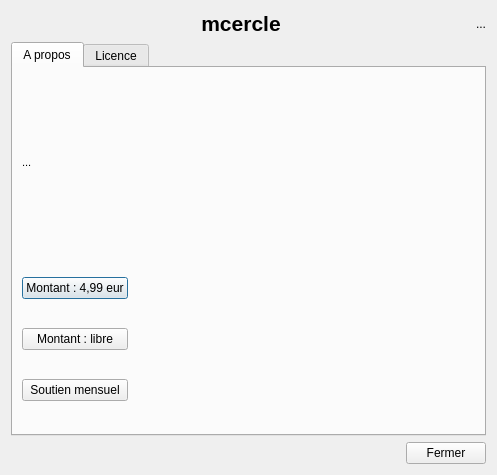
<?xml version="1.0" encoding="UTF-8"?>
<ui version="4.0">
 <class>about</class>
 <widget class="QDialog" name="about">
  <property name="geometry">
   <rect>
    <x>0</x>
    <y>0</y>
    <width>497</width>
    <height>475</height>
   </rect>
  </property>
  <property name="windowTitle">
   <string>A propos</string>
  </property>
  <property name="windowIcon">
   <iconset resource="../ressources.qrc">
    <normaloff>:/app/help</normaloff>:/app/help</iconset>
  </property>
  <layout class="QGridLayout" name="gridLayout">
   <item row="0" column="0">
    <layout class="QVBoxLayout" name="verticalLayout">
     <item>
      <layout class="QHBoxLayout" name="horizontalLayout_2">
       <item>
        <spacer name="horizontalSpacer_4">
         <property name="orientation">
          <enum>Qt::Horizontal</enum>
         </property>
         <property name="sizeHint" stdset="0">
          <size>
           <width>40</width>
           <height>20</height>
          </size>
         </property>
        </spacer>
       </item>
       <item>
        <widget class="QLabel" name="label">
         <property name="text">
          <string>&lt;!DOCTYPE HTML PUBLIC &quot;-//W3C//DTD HTML 4.0//EN&quot; &quot;http://www.w3.org/TR/REC-html40/strict.dtd&quot;&gt;
&lt;html&gt;&lt;head&gt;&lt;meta name=&quot;qrichtext&quot; content=&quot;1&quot; /&gt;&lt;style type=&quot;text/css&quot;&gt;
p, li { white-space: pre-wrap; }
&lt;/style&gt;&lt;/head&gt;&lt;body style=&quot; font-family:'Ubuntu'; font-size:9pt; font-weight:400; font-style:normal;&quot;&gt;
&lt;p align=&quot;center&quot; style=&quot; margin-top:0px; margin-bottom:0px; margin-left:0px; margin-right:0px; -qt-block-indent:0; text-indent:0px;&quot;&gt;&lt;span style=&quot; font-size:16pt; font-weight:600;&quot;&gt;mcercle&lt;/span&gt;&lt;/p&gt;&lt;/body&gt;&lt;/html&gt;</string>
         </property>
        </widget>
       </item>
       <item>
        <spacer name="horizontalSpacer_3">
         <property name="orientation">
          <enum>Qt::Horizontal</enum>
         </property>
         <property name="sizeHint" stdset="0">
          <size>
           <width>40</width>
           <height>20</height>
          </size>
         </property>
        </spacer>
       </item>
       <item>
        <widget class="QLabel" name="label_ico">
         <property name="text">
          <string>...</string>
         </property>
        </widget>
       </item>
      </layout>
     </item>
     <item>
      <widget class="QTabWidget" name="tabWidget">
       <property name="currentIndex">
        <number>0</number>
       </property>
       <widget class="QWidget" name="tab">
        <attribute name="title">
         <string>A propos</string>
        </attribute>
        <layout class="QHBoxLayout" name="horizontalLayout_4">
         <item>
          <layout class="QVBoxLayout" name="verticalLayout_2">
           <item>
            <widget class="QLabel" name="label_apropos">
             <property name="text">
              <string>&lt;!DOCTYPE HTML PUBLIC &quot;-//W3C//DTD HTML 4.0//EN&quot; &quot;http://www.w3.org/TR/REC-html40/strict.dtd&quot;&gt;
&lt;html&gt;&lt;head&gt;&lt;meta name=&quot;qrichtext&quot; content=&quot;1&quot; /&gt;&lt;style type=&quot;text/css&quot;&gt;
p, li { white-space: pre-wrap; }
&lt;/style&gt;&lt;/head&gt;&lt;body style=&quot; font-family:'MS Shell Dlg 2'; font-size:8.25pt; font-weight:400; font-style:normal;&quot;&gt;
&lt;p style=&quot; margin-top:0px; margin-bottom:0px; margin-left:0px; margin-right:0px; -qt-block-indent:0; text-indent:0px;&quot;&gt;&lt;span style=&quot; font-size:8pt;&quot;&gt;...&lt;/span&gt;&lt;/p&gt;&lt;/body&gt;&lt;/html&gt;</string>
             </property>
            </widget>
           </item>
           <item>
            <layout class="QHBoxLayout" name="horizontalLayout_don">
             <item>
              <layout class="QVBoxLayout" name="verticalLayout_4">
               <item>
                <widget class="QPushButton" name="pushButton_don">
                 <property name="text">
                  <string>Montant : 4,99 eur</string>
                 </property>
                 <property name="iconSize">
                  <size>
                   <width>124</width>
                   <height>26</height>
                  </size>
                 </property>
                 <property name="default">
                  <bool>false</bool>
                 </property>
                 <property name="flat">
                  <bool>false</bool>
                 </property>
                </widget>
               </item>
               <item>
                <widget class="QPushButton" name="pushButton_donFree">
                 <property name="text">
                  <string>Montant : libre</string>
                 </property>
                </widget>
               </item>
               <item>
                <widget class="QPushButton" name="pushButton_donmonthly">
                 <property name="text">
                  <string>Soutien mensuel</string>
                 </property>
                </widget>
               </item>
              </layout>
             </item>
             <item>
              <spacer name="horizontalSpacer_2">
               <property name="orientation">
                <enum>Qt::Horizontal</enum>
               </property>
               <property name="sizeHint" stdset="0">
                <size>
                 <width>40</width>
                 <height>20</height>
                </size>
               </property>
              </spacer>
             </item>
             <item>
              <widget class="QLabel" name="label_paypaloptions">
               <property name="toolTip">
                <string>Sécurisé avec PAYPAL</string>
               </property>
               <property name="text">
                <string/>
               </property>
               <property name="pixmap">
                <pixmap resource="../ressources.qrc">:/app/don1</pixmap>
               </property>
               <property name="scaledContents">
                <bool>true</bool>
               </property>
              </widget>
             </item>
             <item>
              <widget class="QLabel" name="label_don">
               <property name="toolTip">
                <string>Merci beaucoup !</string>
               </property>
               <property name="text">
                <string/>
               </property>
               <property name="pixmap">
                <pixmap resource="../ressources.qrc">:/app/heart</pixmap>
               </property>
              </widget>
             </item>
            </layout>
           </item>
          </layout>
         </item>
        </layout>
       </widget>
       <widget class="QWidget" name="tab_3">
        <attribute name="title">
         <string>Licence</string>
        </attribute>
        <layout class="QHBoxLayout" name="horizontalLayout_5">
         <item>
          <layout class="QVBoxLayout" name="verticalLayout_3">
           <item>
            <widget class="QTextEdit" name="textEditLicence">
             <property name="locale">
              <locale language="English" country="UnitedStates"/>
             </property>
             <property name="readOnly">
              <bool>true</bool>
             </property>
             <property name="html">
              <string>&lt;!DOCTYPE HTML PUBLIC &quot;-//W3C//DTD HTML 4.0//EN&quot; &quot;http://www.w3.org/TR/REC-html40/strict.dtd&quot;&gt;
&lt;html&gt;&lt;head&gt;&lt;meta name=&quot;qrichtext&quot; content=&quot;1&quot; /&gt;&lt;style type=&quot;text/css&quot;&gt;
p, li { white-space: pre-wrap; }
&lt;/style&gt;&lt;/head&gt;&lt;body style=&quot; font-family:'Sans Serif'; font-size:9pt; font-weight:400; font-style:normal;&quot;&gt;
&lt;p style=&quot; margin-top:0px; margin-bottom:0px; margin-left:0px; margin-right:0px; -qt-block-indent:0; text-indent:0px;&quot;&gt;&lt;span style=&quot; font-family:'Ubuntu'; font-weight:600;&quot;&gt;En utilisant ce logiciel vous acceptez la licence.&lt;/span&gt;&lt;/p&gt;
&lt;p style=&quot; margin-top:0px; margin-bottom:0px; margin-left:0px; margin-right:0px; -qt-block-indent:0; text-indent:0px;&quot;&gt;&lt;span style=&quot; font-family:'Ubuntu'; font-weight:600;&quot;&gt;L'auteur ne pourra pas être tenue pour responsable d'éventuelles pertes de données ou d'erreurs de calcul.&lt;/span&gt;&lt;/p&gt;
&lt;p align=&quot;center&quot; style=&quot; margin-top:0px; margin-bottom:0px; margin-left:0px; margin-right:0px; -qt-block-indent:0; text-indent:0px;&quot;&gt;&lt;img src=&quot;:/app/logo&quot; /&gt;&lt;/p&gt;
&lt;p style=&quot;-qt-paragraph-type:empty; margin-top:0px; margin-bottom:0px; margin-left:0px; margin-right:0px; -qt-block-indent:0; text-indent:0px; font-family:'Ubuntu';&quot;&gt;&lt;br /&gt;&lt;/p&gt;
&lt;p style=&quot; margin-top:0px; margin-bottom:0px; margin-left:0px; margin-right:0px; -qt-block-indent:0; text-indent:0px;&quot;&gt;&lt;span style=&quot; font-family:'Ubuntu'; text-decoration: underline;&quot;&gt;Guide rapide de la GPLv3:&lt;/span&gt;&lt;/p&gt;
&lt;p style=&quot; margin-top:0px; margin-bottom:0px; margin-left:0px; margin-right:0px; -qt-block-indent:0; text-indent:0px;&quot;&gt;&lt;a href=&quot;http://www.gnu.org/licenses/quick-guide-gplv3.html&quot;&gt;&lt;span style=&quot; font-family:'Ubuntu'; text-decoration: underline; color:#0057ae;&quot;&gt;http://www.gnu.org/licenses/quick-guide-gplv3.html&lt;/span&gt;&lt;/a&gt;&lt;/p&gt;
&lt;p style=&quot;-qt-paragraph-type:empty; margin-top:0px; margin-bottom:0px; margin-left:0px; margin-right:0px; -qt-block-indent:0; text-indent:0px; font-family:'Ubuntu';&quot;&gt;&lt;br /&gt;&lt;/p&gt;
&lt;p style=&quot; margin-top:0px; margin-bottom:0px; margin-left:0px; margin-right:0px; -qt-block-indent:0; text-indent:0px;&quot;&gt;&lt;span style=&quot; font-family:'Ubuntu'; text-decoration: underline;&quot;&gt;GNU General Public License:&lt;/span&gt;&lt;/p&gt;
&lt;p style=&quot; margin-top:0px; margin-bottom:0px; margin-left:0px; margin-right:0px; -qt-block-indent:0; text-indent:0px;&quot;&gt;&lt;span style=&quot; font-family:'Ubuntu';&quot;&gt;This program is free software: you can redistribute it and/or modify&lt;/span&gt;&lt;/p&gt;
&lt;p style=&quot; margin-top:0px; margin-bottom:0px; margin-left:0px; margin-right:0px; -qt-block-indent:0; text-indent:0px;&quot;&gt;&lt;span style=&quot; font-family:'Ubuntu';&quot;&gt;it under the terms of the GNU General Public License as published by&lt;/span&gt;&lt;/p&gt;
&lt;p style=&quot; margin-top:0px; margin-bottom:0px; margin-left:0px; margin-right:0px; -qt-block-indent:0; text-indent:0px;&quot;&gt;&lt;span style=&quot; font-family:'Ubuntu';&quot;&gt;the Free Software Foundation, either version 3 of the License, or&lt;/span&gt;&lt;/p&gt;
&lt;p style=&quot; margin-top:0px; margin-bottom:0px; margin-left:0px; margin-right:0px; -qt-block-indent:0; text-indent:0px;&quot;&gt;&lt;span style=&quot; font-family:'Ubuntu';&quot;&gt;(at your option) any later version.&lt;/span&gt;&lt;/p&gt;
&lt;p style=&quot;-qt-paragraph-type:empty; margin-top:0px; margin-bottom:0px; margin-left:0px; margin-right:0px; -qt-block-indent:0; text-indent:0px; font-family:'Ubuntu';&quot;&gt;&lt;br /&gt;&lt;/p&gt;
&lt;p style=&quot; margin-top:0px; margin-bottom:0px; margin-left:0px; margin-right:0px; -qt-block-indent:0; text-indent:0px;&quot;&gt;&lt;span style=&quot; font-family:'Ubuntu';&quot;&gt;This program is distributed in the hope that it will be useful,&lt;/span&gt;&lt;/p&gt;
&lt;p style=&quot; margin-top:0px; margin-bottom:0px; margin-left:0px; margin-right:0px; -qt-block-indent:0; text-indent:0px;&quot;&gt;&lt;span style=&quot; font-family:'Ubuntu';&quot;&gt;but WITHOUT ANY WARRANTY; without even the implied warranty of&lt;/span&gt;&lt;/p&gt;
&lt;p style=&quot; margin-top:0px; margin-bottom:0px; margin-left:0px; margin-right:0px; -qt-block-indent:0; text-indent:0px;&quot;&gt;&lt;span style=&quot; font-family:'Ubuntu';&quot;&gt;MERCHANTABILITY or FITNESS FOR A PARTICULAR PURPOSE. See the&lt;/span&gt;&lt;/p&gt;
&lt;p style=&quot; margin-top:0px; margin-bottom:0px; margin-left:0px; margin-right:0px; -qt-block-indent:0; text-indent:0px;&quot;&gt;&lt;span style=&quot; font-family:'Ubuntu';&quot;&gt;GNU General Public License for more details.&lt;/span&gt;&lt;/p&gt;
&lt;p style=&quot;-qt-paragraph-type:empty; margin-top:0px; margin-bottom:0px; margin-left:0px; margin-right:0px; -qt-block-indent:0; text-indent:0px; font-family:'Ubuntu';&quot;&gt;&lt;br /&gt;&lt;/p&gt;
&lt;p style=&quot; margin-top:0px; margin-bottom:0px; margin-left:0px; margin-right:0px; -qt-block-indent:0; text-indent:0px;&quot;&gt;&lt;span style=&quot; font-family:'Ubuntu';&quot;&gt;You should have received a copy of the GNU General Public License&lt;/span&gt;&lt;/p&gt;
&lt;p style=&quot; margin-top:0px; margin-bottom:0px; margin-left:0px; margin-right:0px; -qt-block-indent:0; text-indent:0px;&quot;&gt;&lt;span style=&quot; font-family:'Ubuntu';&quot;&gt;along with this program. If not, see &amp;lt;&lt;/span&gt;&lt;a href=&quot;http://www.gnu.org/licenses/&quot;&gt;&lt;span style=&quot; font-family:'Ubuntu'; text-decoration: underline; color:#0057ae;&quot;&gt;http://www.gnu.org/licenses/&lt;/span&gt;&lt;/a&gt;&lt;span style=&quot; font-family:'Ubuntu';&quot;&gt;&amp;gt;.&lt;/span&gt;&lt;/p&gt;
&lt;p style=&quot;-qt-paragraph-type:empty; margin-top:0px; margin-bottom:0px; margin-left:0px; margin-right:0px; -qt-block-indent:0; text-indent:0px; font-family:'Ubuntu';&quot;&gt;&lt;br /&gt;&lt;/p&gt;
&lt;p style=&quot; margin-top:0px; margin-bottom:0px; margin-left:0px; margin-right:0px; -qt-block-indent:0; text-indent:0px;&quot;&gt;&lt;span style=&quot; font-family:'Ubuntu'; font-size:10pt; font-weight:600; text-decoration: underline;&quot;&gt;Composants:&lt;/span&gt;&lt;/p&gt;
&lt;p style=&quot;-qt-paragraph-type:empty; margin-top:0px; margin-bottom:0px; margin-left:0px; margin-right:0px; -qt-block-indent:0; text-indent:0px; font-family:'Ubuntu'; font-weight:600; text-decoration: underline;&quot;&gt;&lt;br /&gt;&lt;/p&gt;
&lt;p style=&quot; margin-top:0px; margin-bottom:0px; margin-left:0px; margin-right:0px; -qt-block-indent:0; text-indent:0px;&quot;&gt;&lt;span style=&quot; font-family:'MS Shell Dlg 2'; font-weight:600;&quot;&gt;QCustomPlot&lt;/span&gt;&lt;span style=&quot; font-family:'MS Shell Dlg 2';&quot;&gt; is a Qt C++ widget for plotting and data visualization. It has no further dependencies and is &lt;/span&gt;&lt;a href=&quot;http://www.qcustomplot.com/index.php/support/documentation&quot;&gt;&lt;span style=&quot; font-family:'MS Shell Dlg 2'; text-decoration: underline; color:#0000ff;&quot;&gt;fully documented&lt;/span&gt;&lt;/a&gt;&lt;span style=&quot; font-family:'MS Shell Dlg 2';&quot;&gt;. This plotting library focuses on making good looking, publication quality 2D plots, graphs and charts, as well as offering high performance for realtime visualization applications. Have a look at the &lt;/span&gt;&lt;a href=&quot;http://www.qcustomplot.com/index.php/tutorials/settingup&quot;&gt;&lt;span style=&quot; font-family:'MS Shell Dlg 2'; text-decoration: underline; color:#0000ff;&quot;&gt;Setting Up&lt;/span&gt;&lt;/a&gt;&lt;span style=&quot; font-family:'MS Shell Dlg 2';&quot;&gt; and the &lt;/span&gt;&lt;a href=&quot;http://www.qcustomplot.com/index.php/tutorials/basicplotting&quot;&gt;&lt;span style=&quot; font-family:'MS Shell Dlg 2'; text-decoration: underline; color:#0000ff;&quot;&gt;Basic Plotting&lt;/span&gt;&lt;/a&gt;&lt;span style=&quot; font-family:'MS Shell Dlg 2';&quot;&gt; tutorials to get started.&lt;/span&gt;&lt;/p&gt;
&lt;p style=&quot;-qt-paragraph-type:empty; margin-top:0px; margin-bottom:0px; margin-left:0px; margin-right:0px; -qt-block-indent:0; text-indent:0px; font-family:'MS Shell Dlg 2';&quot;&gt;&lt;br /&gt;&lt;/p&gt;
&lt;p style=&quot; margin-top:0px; margin-bottom:0px; margin-left:0px; margin-right:0px; -qt-block-indent:0; text-indent:0px;&quot;&gt;&lt;span style=&quot; font-family:'MS Shell Dlg 2';&quot;&gt;Licence : GPLV3&lt;/span&gt;&lt;/p&gt;
&lt;p style=&quot; margin-top:0px; margin-bottom:0px; margin-left:0px; margin-right:0px; -qt-block-indent:0; text-indent:0px;&quot;&gt;&lt;span style=&quot; font-family:'MS Shell Dlg 2';&quot;&gt;Site Internet: &lt;/span&gt;&lt;a href=&quot;http://www.qcustomplot.com/&quot;&gt;&lt;span style=&quot; font-family:'MS Shell Dlg 2'; font-size:8pt; text-decoration: underline; color:#0000ff;&quot;&gt;http://www.qcustomplot.com/&lt;/span&gt;&lt;/a&gt;&lt;/p&gt;
&lt;p style=&quot;-qt-paragraph-type:empty; margin-top:0px; margin-bottom:0px; margin-left:0px; margin-right:0px; -qt-block-indent:0; text-indent:0px; font-family:'MS Shell Dlg 2'; font-size:8pt;&quot;&gt;&lt;br /&gt;&lt;/p&gt;&lt;/body&gt;&lt;/html&gt;</string>
             </property>
            </widget>
           </item>
          </layout>
         </item>
        </layout>
       </widget>
      </widget>
     </item>
     <item>
      <layout class="QHBoxLayout" name="horizontalLayout_3">
       <item>
        <spacer name="horizontalSpacer">
         <property name="orientation">
          <enum>Qt::Horizontal</enum>
         </property>
         <property name="sizeHint" stdset="0">
          <size>
           <width>40</width>
           <height>20</height>
          </size>
         </property>
        </spacer>
       </item>
       <item>
        <widget class="QPushButton" name="pushBut_Close">
         <property name="text">
          <string>Fermer</string>
         </property>
        </widget>
       </item>
      </layout>
     </item>
    </layout>
   </item>
  </layout>
 </widget>
 <resources>
  <include location="../ressources.qrc"/>
 </resources>
 <connections/>
</ui>
